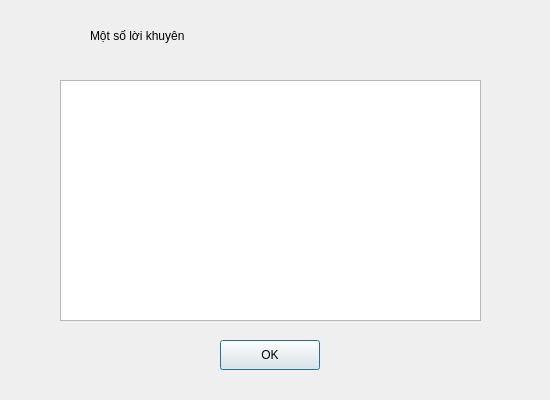
<?xml version="1.0" encoding="UTF-8"?>
<ui version="4.0">
 <class>Dialog</class>
 <widget class="QDialog" name="Dialog">
  <property name="geometry">
   <rect>
    <x>0</x>
    <y>0</y>
    <width>550</width>
    <height>400</height>
   </rect>
  </property>
  <property name="windowTitle">
   <string>Dialog</string>
  </property>
  <widget class="QTextBrowser" name="textBrowser">
   <property name="geometry">
    <rect>
     <x>60</x>
     <y>80</y>
     <width>421</width>
     <height>241</height>
    </rect>
   </property>
  </widget>
  <widget class="QLabel" name="label">
   <property name="geometry">
    <rect>
     <x>90</x>
     <y>20</y>
     <width>381</width>
     <height>31</height>
    </rect>
   </property>
   <property name="styleSheet">
    <string notr="true">font: 75 14pt &quot;MS Shell Dlg 2&quot;;</string>
   </property>
   <property name="text">
    <string>Một số lời khuyên</string>
   </property>
  </widget>
  <widget class="QPushButton" name="pushButton">
   <property name="geometry">
    <rect>
     <x>220</x>
     <y>340</y>
     <width>100</width>
     <height>30</height>
    </rect>
   </property>
   <property name="styleSheet">
    <string notr="true">font: 12pt &quot;MS Shell Dlg 2&quot;;</string>
   </property>
   <property name="text">
    <string>OK</string>
   </property>
  </widget>
 </widget>
 <resources/>
 <connections/>
</ui>
